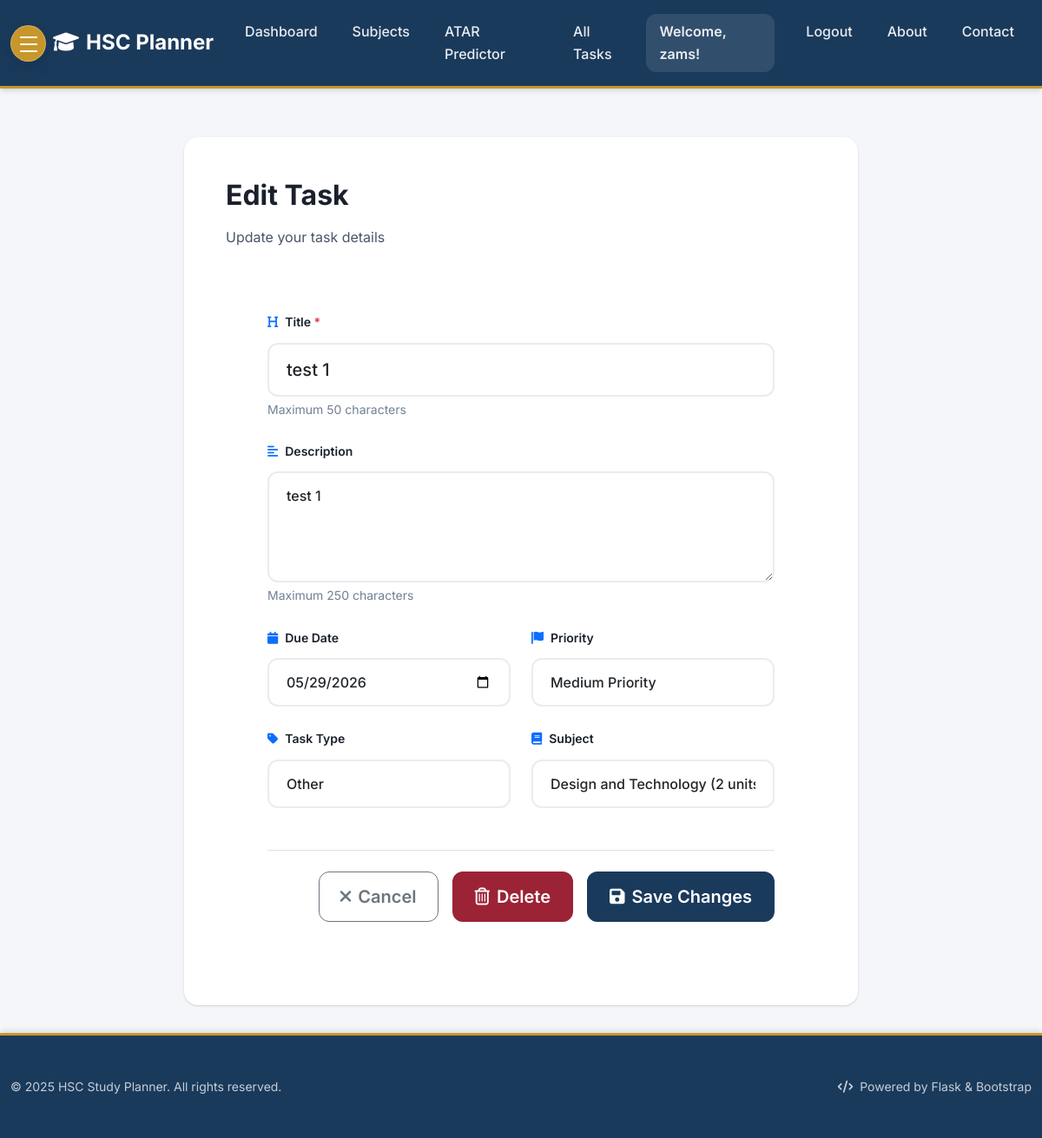
Page /task/34/edit (signed in) on the committed database.
### tables this page shows
CREATE TABLE users (
    id INTEGER PRIMARY KEY AUTOINCREMENT,
    username TEXT UNIQUE NOT NULL,
    password_hash TEXT NOT NULL,
    email TEXT UNIQUE NOT NULL
);

CREATE TABLE tasks (
    id INTEGER PRIMARY KEY AUTOINCREMENT,
    user_id INTEGER NOT NULL,
    title TEXT NOT NULL,
    description TEXT,
    due_date TEXT,
    priority TEXT NOT NULL DEFAULT 'medium',
    status TEXT NOT NULL DEFAULT 'not_started',
    category_id INTEGER,
    completed_at TEXT, subject_id INTEGER REFERENCES subjects(id),
    FOREIGN KEY (user_id) REFERENCES users (id),
    FOREIGN KEY (category_id) REFERENCES categories (id)
);

CREATE TABLE subjects (
                id INTEGER PRIMARY KEY AUTOINCREMENT,
                name TEXT NOT NULL,
                user_id INTEGER NOT NULL,
                units INTEGER NOT NULL DEFAULT 2,
                target_mark INTEGER,
                FOREIGN KEY (user_id) REFERENCES users (id),
                UNIQUE(user_id, name)
            );

### Task_Organiser/app.py (the view, shortened to what this page needs)
    @app.route("/task/<int:task_id>/edit", methods=["GET", "POST"])
    @login_required
    def edit_task(task_id):
        db = get_db()
        task = db.execute(
            "SELECT * FROM tasks WHERE id = ? AND user_id = ?", (task_id, g.user["id"])
        ).fetchone()
        if task is None:
            flash("Task not found", "error")
            return redirect(url_for("index"))
        subjects = db.execute(
            "SELECT * FROM subjects WHERE user_id = ? ORDER BY name", (g.user["id"],)
        ).fetchall()
        return render_template("edit_task.html", task=dict(task), subjects=subjects)

### Task_Organiser/app.py (called while the page is built)
def login_required(view):
    @wraps(view)
    def wrapped_view(**kwargs):
        if g.user is None:
            return redirect(url_for("login"))
        return view(**kwargs)
    return wrapped_view

### Task_Organiser/db.py (called while the page is built)
def get_db() -> sqlite3.Connection:
    if "db" not in g:
        database_path = current_app.config["DATABASE"]
        g.db = sqlite3.connect(database_path)
        g.db.row_factory = sqlite3.Row
    return g.db

### Task_Organiser/templates/edit_task.html (shortened to what this page needs)
{% extends 'base.html' %}
{% block content %}
  <div class="row justify-content-center">
    <div class="col-lg-8 col-md-10 col-sm-12">
      <div class="card border-0 overflow-hidden" style="border-left: 4px solid var(--primary);">
        <div class="card-body p-4 p-md-5">
          <div class="mb-4">
            <h2 class="fw-bold">Edit Task</h2>
            <p class="text-secondary mb-0">Update your task details</p>
          </div>
        <div class="card-body p-4 p-lg-5">
          <form method="post" action="{{ url_for('edit_task', task_id=task.id) }}">
            <div class="mb-4">
              <label for="title" class="form-label fw-semibold">
                <i class="fas fa-heading me-2 text-primary"></i>Title
                <span class="text-danger">*</span>
              </label>
              <input type="text" class="form-control form-control-lg" id="title" name="title" required
                     value="{{ task.title }}"
                     placeholder="Enter task title"
                     maxlength="50"
                     style="border-radius: 12px; border: 2px solid #e9ecef; transition: all 0.3s ease;">
              <small class="text-muted mt-1 d-block">Maximum 50 characters</small>
            </div>
            <div class="mb-4">
              <label for="description" class="form-label fw-semibold">
                <i class="fas fa-align-left me-2 text-primary"></i>Description
              </label>
              <textarea class="form-control" id="description" name="description"
                        rows="4"
                        placeholder="Add task description (optional)"
                        maxlength="250"
                        style="border-radius: 12px; border: 2px solid #e9ecef; transition: all 0.3s ease; resize: vertical;">{{ task.description or '' }}</textarea>
              <small class="text-muted mt-1 d-block">Maximum 250 characters</small>
            </div>
            <div class="row mb-4">
              <div class="col-md-6 col-sm-12 mb-3 mb-md-0">
                <label for="due_date" class="form-label fw-semibold">
                  <i class="fas fa-calendar me-2 text-primary"></i>Due Date
                </label>
                <input type="date" class="form-control" id="due_date" name="due_date"
                       value="{{ task.due_date or '' }}"
                       style="border-radius: 12px; border: 2px solid #e9ecef; transition: all 0.3s ease;">
              </div>
              <div class="col-md-6 col-sm-12">
                <label for="priority" class="form-label fw-semibold">
                  <i class="fas fa-flag me-2 text-primary"></i>Priority
                </label>
                <select class="form-select" id="priority" name="priority"
                        style="border-radius: 12px; border: 2px solid #e9ecef; transition: all 0.3s ease;">
                  <option value="medium" {% if not task.priority or task.priority == 'medium' %}selected{% endif %}>Medium Priority</option>
                </select>
              </div>
            </div>
            <div class="row mb-4">
              <div class="col-md-6 col-sm-12 mb-3 mb-md-0">
                <label for="task_type" class="form-label fw-semibold">
                  <i class="fas fa-tag me-2 text-primary"></i>Task Type
                </label>
                <select class="form-select" id="task_type" name="task_type"
                        style="border-radius: 12px; border: 2px solid #e9ecef; transition: all 0.3s ease;">
                  <option value="Other" {% if task.category_name not in ['Classwork', 'Homework', 'Assignments'] %}selected{% endif %}>Other</option>
                </select>
              </div>
              <div class="col-md-6 col-sm-12">
                <label for="subject_id" class="form-label fw-semibold">
                  <i class="fas fa-book me-2 text-primary"></i>Subject
                </label>
                <select class="form-select" id="subject_id" name="subject_id"
                        style="border-radius: 12px; border: 2px solid #e9ecef; transition: all 0.3s ease;">
                  {% for subject in subjects %}
                    <option value="{{ subject.id }}"
                            {% if task.subject_id == subject.id %}selected{% endif %}>
                      {{ subject.name }}
                      {% if subject.units %}({{ subject.units }} units){% endif %}
                    </option>
                  {% endfor %}
                </select>
              </div>
            </div>
            <div class="d-flex flex-column flex-sm-row justify-content-end gap-3 mt-5 pt-4 border-top">
              <a href="{{ url_for('index') }}"
                 class="btn btn-lg btn-outline-secondary px-4 py-2 d-flex align-items-center justify-content-center">
                <i class="fas fa-times me-2"></i> Cancel
              </a>
              <a href="{{ url_for('delete_task', task_id=task.id) }}"
                 class="btn btn-lg btn-danger d-flex align-items-center justify-content-center"
                 onclick="return confirm('Are you sure you want to delete this task? This cannot be undone.')">
                <i class="far fa-trash-alt me-2"></i> Delete
              </a>
              <button type="submit"
                      class="btn btn-lg btn-primary d-flex align-items-center justify-content-center">
                <i class="fas fa-save me-2"></i> Save Changes
              </button>
            </div>
          </form>
        </div>
      </div>
    </div>
  </div>
{% endblock %}

### Task_Organiser/templates/base.html (shortened to what this page needs)
<!DOCTYPE html>
<html lang="en">
<head>
    <link href="https://cdn.jsdelivr.net/npm/bootstrap@5.1.3/dist/css/bootstrap.min.css" rel="stylesheet">
    <link href="https://cdnjs.cloudflare.com/ajax/libs/font-awesome/6.0.0/css/all.min.css" rel="stylesheet">
</head>
<body>
    <nav class="navbar navbar-expand-lg navbar-dark">
        <div class="container">
            <button class="burger-menu-btn me-2" type="button" data-bs-toggle="offcanvas" data-bs-target="#appMenu" aria-controls="appMenu" aria-label="Open menu">
                <span></span>
                <span></span>
                <span></span>
            </button>
            <a class="navbar-brand" href="{{ url_for('index') }}">
                <i class="fas fa-graduation-cap me-2"></i>HSC Planner
            </a>
            <div class="navbar-collapse">
                <ul class="navbar-nav me-auto">
                    <li class="nav-item">
                        <a class="nav-link" href="{{ url_for('index') }}">Dashboard</a>
                    </li>
                    <li class="nav-item">
                        <a class="nav-link" href="{{ url_for('subjects') }}">Subjects</a>
                    </li>
                    <li class="nav-item">
                        <a class="nav-link" href="{{ url_for('atar') }}">ATAR Predictor</a>
                    </li>
                    <li class="nav-item">
                        <a class="nav-link" href="{{ url_for('index') }}?view=all">All Tasks</a>
                    </li>
                </ul>
                <div class="navbar-nav ms-auto">
                    {% if g.user %}
                        <span class="navbar-text me-3">Welcome, {{ g.user.username }}!</span>
                        <a class="nav-link" href="{{ url_for('logout') }}" onclick="return confirm('Are you sure you want to logout?')">Logout</a>
                    {% else %}
                        <a class="nav-link" href="{{ url_for('login') }}">Login</a>
                        <a class="nav-link" href="{{ url_for('register') }}">Register</a>
                    {% endif %}
                    <a class="nav-link" href="{{ url_for('about') }}">About</a>
                    <a class="nav-link" href="{{ url_for('contact') }}">Contact</a>
                </div>
            </div>
        </div>
    </nav>
    <main class="container mt-4">
            {% block content %}{% endblock %}
        </main>
    <footer class="footer mt-auto">
        <div class="container py-2 py-md-3">
            <div class="row align-items-center">
                <div class="col-12 col-md-6">
                    <p class="mb-0 opacity-75 small">&copy; 2025 HSC Study Planner. All rights reserved.</p>
                </div>
                <div class="col-12 col-md-6 text-md-end">
                    <p class="mb-0 opacity-75 small">
                        <i class="fas fa-code me-1"></i>
                        Powered by Flask & Bootstrap
                    </p>
                </div>
            </div>
        </div>
    </footer>
</body>
</html>

### Task_Organiser/templates/base.html (style rules this page uses)
:root { --primary: #1a3a5c; --primary-light: #2c5282; --accent: #c8972b; --success: #276749; --danger: #9b2335; --warning: #d69e2e; --info: #3182ce; --bg: #f4f6f9; --card-bg: #ffffff; --text-primary: #1a202c; --text-secondary: #4a5568; --border: #cbd5e0; --text-muted: #718096; --shadow-sm: 0 1px 3px 0 rgba(0, 0, 0, 0.1), 0 1px 2px 0 rgba(0, 0, 0, 0.06); --shadow-md: 0 4px 6px -1px rgba(0, 0, 0, 0.1), 0 2px 4px -1px rgba(0, 0, 0, 0.06); --shadow-lg: 0 10px 15px -3px rgba(0, 0, 0, 0.1), 0 4px 6px -2px rgba(0, 0, 0, 0.05); --shadow-xl: 0 20px 25px -5px rgba(0, 0, 0, 0.1), 0 10px 10px -5px rgba(0, 0, 0, 0.04); --border-radius-sm: 0.5rem; --border-radius-md: 0.75rem; --border-radius-lg: 1rem; --border-radius-xl: 1.5rem; }
* { margin: 0; padding: 0; box-sizing: border-box; }
body { font-family: 'Inter', -apple-system, BlinkMacSystemFont, sans-serif; background: var(--bg); color: var(--text-primary); line-height: 1.6; min-height: 100vh; display: flex; flex-direction: column; }
.navbar { background: var(--primary); box-shadow: var(--shadow-md); border-bottom: 3px solid var(--accent); padding: 1rem 0; }
.navbar-brand { font-family: 'Inter', sans-serif; font-weight: 700; font-size: 1.5rem; color: white !important; }
.nav-link { font-weight: 500; color: rgba(255,255,255,0.9) !important; transition: all 0.3s ease; border-radius: var(--border-radius-md); margin: 0 0.25rem; padding: 0.5rem 1rem !important; }
.navbar-text { color: rgba(255,255,255,0.9) !important; font-weight: 600; background: rgba(255,255,255,0.1); padding: 0.5rem 1rem; border-radius: var(--border-radius-md); }
.card { border: 1px solid var(--border); border-radius: var(--border-radius-lg); box-shadow: var(--shadow-sm); transition: all 0.3s ease; background: var(--card-bg); }
.btn { font-weight: 600; border-radius: var(--border-radius-md); transition: all 0.3s ease; padding: 0.75rem 1.5rem; text-transform: none; letter-spacing: 0; }
.btn-primary { background: var(--primary); color: white; border: 2px solid var(--primary); }
.btn-danger { background: var(--danger); color: white; border: 2px solid var(--danger); }
.form-control, .form-select { border: 2px solid var(--border); border-radius: var(--border-radius-md); padding: 0.875rem 1.25rem; font-weight: 500; transition: all 0.3s ease; background: white; }
.form-label { font-weight: 600; color: var(--text-primary); margin-bottom: 0.75rem; text-transform: none; letter-spacing: 0; font-size: 0.875rem; }
h1, h2, h3, h4, h5, h6 { font-weight: 700; color: var(--text-primary); margin-bottom: 1rem; }
h2 { font-size: 2rem; }
.text-muted { color: var(--text-muted) !important; }
.text-secondary { color: var(--text-secondary) !important; }
footer { background: var(--primary); color: white; border-top: 3px solid var(--accent); padding: 2rem 0; margin-top: auto; box-shadow: 0 -4px 6px -1px rgba(0, 0, 0, 0.1); }
main.container { padding-top: 2rem; padding-bottom: 2rem; flex: 1; }
@media (max-width: 1200px) { .container { max-width: 100%; } }
.burger-menu-btn { width: 42px; height: 42px; border-radius: 50%; display: inline-flex; align-items: center; justify-content: center; padding: 0; position: relative; background: var(--accent); border: 1px solid rgba(255,255,255,0.25); box-shadow: 0 6px 18px rgba(0, 0, 0, 0.12); }
.burger-menu-btn span { display: block; width: 20px; height: 2px; border-radius: 2px; background: #fff; position: absolute; left: 50%; transform: translateX(-50%); transition: transform 0.2s ease, opacity 0.2s ease; }
.burger-menu-btn span:nth-child(1) { top: 12px; }
.burger-menu-btn span:nth-child(2) { top: 20px; }
.burger-menu-btn span:nth-child(3) { top: 28px; }

### rows in the picture
users: user.username "zams"
tasks: title "test 1", description "test 1", due_date "05/29/2026", priority "Medium Priority", subject_id "Design and Technology (2 units)"
